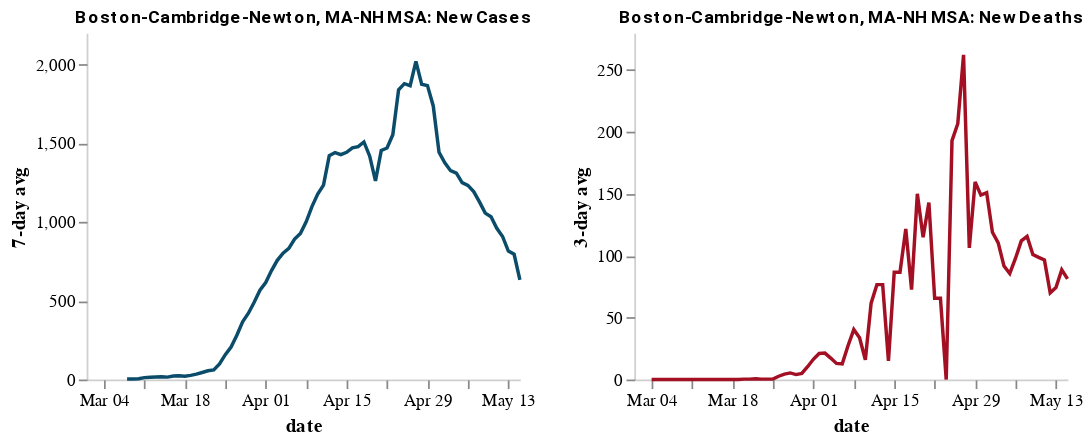

Notebook cell for this chart:
### Markdown cell above
## MSA indicators for cases and deaths
* Uses the `case_indicators_msa` function within `utils`
* 7-day rolling average shown for new cases
* 3-day rolling average shown for new deaths 

The function takes `METROPOLITAN_INFORMATION` and `START_DATE` as strings, and returns the charts and the dataframe used to create the chart. [Our crosswalk makes this information available.](https://github.com/CityOfLosAngeles/aqueduct/blob/master/dags/public-health/covid19/msa_county_pop_crosswalk.csv) 

`METROPOLITAN_INFORMATION` takes form of {CBSA NAME} or {CBSA CODE}:
* {CBSA NAME}: full metropolitan area name or any subset of it e.g. "Boston-Cambridge-Newton, MA-NH" or "Boston-Cambridge"
* {CBSA CODE}: e.g. "14460" for Boston-Cambridge-Newton, MA-NH or "31080" for Los Angeles-Long Beach-Anaheim, CA

### Code cell
boston_msa = utils.case_indicators_msa("Boston-Cambridge", "3/1/20")
boston_msa.head()

### Figure 1 — Vega-Lite specification as saved in the notebook (floating-point values rounded to 4 significant figures)
{"config": {"view": {"continuousWidth": 400, "continuousHeight": 300, "strokeOpacity": 0}, "axis": {"domainOpacity": 0.4, "gridOpacity": 0}, "title": {"anchor": "middle", "color": "black", "font": "Roboto", "fontSize": 10}}, "hconcat": [{"mark": "line", "encoding": {"color": {"value": "#0A4C6A"}, "x": {"type": "temporal", "field": "date", "timeUnit": "monthdate", "title": "date"}, "y": {"type": "quantitative", "field": "cases_avg7", "title": "7-day avg"}}, "height": 200, "title": "Boston-Cambridge-Newton, MA-NH MSA: New Cases", "width": 250}, {"mark": "line", "encoding": {"color": {"value": "#A30F23"}, "x": {"type": "temporal", "field": "date", "timeUnit": "monthdate", "title": "date"}, "y": {"type": "quantitative", "field": "deaths_avg3", "title": "3-day avg"}}, "height": 200, "title": "Boston-Cambridge-Newton, MA-NH MSA: New Deaths", "width": 250}], "data": {"name": "data-cce0b81cfb0a787c42774d0e60ef8e1e"}, "$schema": "https://vega.github.io/schema/vega-lite/v4.0.2.json", "datasets": {"data-cce0b81cfb0a787c42774d0e60ef8e1e": [{"msa": "Boston-Cambridge-Newton, MA-NH", "msa_pop": 4873000.0, "date": "2020-03-01T08:00:00+00:00", "cases": 1, "deaths": 0.0, "new_cases": null, "new_deaths": null, "cases_avg7": null, "deaths_avg3": null, "deaths_avg7": null}, {"msa": "Boston-Cambridge-Newton, MA-NH", "msa_pop": 4873000.0, "date": "2020-03-02T08:00:00+00:00", "cases": 1, "deaths": 0.0, "new_cases": 0.0, "new_deaths": 0.0, "cases_avg7": null, "deaths_avg3": null, "deaths_avg7": null}, {"msa": "Boston-Cambridge-Newton, MA-NH", "msa_pop": 4873000.0, "date": "2020-03-03T08:00:00+00:00", "cases": 2, "deaths": 0.0, "new_cases": 1.0, "new_deaths": 0.0, "cases_avg7": null, "deaths_avg3": null, "deaths_avg7": null}, {"msa": "Boston-Cambridge-Newton, MA-NH", "msa_pop": 4873000.0, "date": "2020-03-04T08:00:00+00:00", "cases": 2, "deaths": 0.0, "new_cases": 0.0, "new_deaths": 0.0, "cases_avg7": null, "deaths_avg3": 0.0, "deaths_avg7": null}, {"msa": "Boston-Cambridge-Newton, MA-NH", "msa_pop": 4873000.0, "date": "2020-03-05T08:00:00+00:00", "cases": 2, "deaths": 0.0, "new_cases": 0.0, "new_deaths": 0.0, "cases_avg7": null, "deaths_avg3": 0.0, "deaths_avg7": null}, {"msa": "Boston-Cambridge-Newton, MA-NH", "msa_pop": 4873000.0, "date": "2020-03-06T08:00:00+00:00", "cases": 6, "deaths": 0.0, "new_cases": 4.0, "new_deaths": 0.0, "cases_avg7": null, "deaths_avg3": 0.0, "deaths_avg7": null}, {"msa": "Boston-Cambridge-Newton, MA-NH", "msa_pop": 4873000.0, "date": "2020-03-07T08:00:00+00:00", "cases": 6, "deaths": 0.0, "new_cases": 0.0, "new_deaths": 0.0, "cases_avg7": null, "deaths_avg3": 0.0, "deaths_avg7": null}, {"msa": "Boston-Cambridge-Newton, MA-NH", "msa_pop": 4873000.0, "date": "2020-03-08T08:00:00+00:00", "cases": 22, "deaths": 0.0, "new_cases": 16.0, "new_deaths": 0.0, "cases_avg7": 3.0, "deaths_avg3": 0.0, "deaths_avg7": 0.0}, {"msa": "Boston-Cambridge-Newton, MA-NH", "msa_pop": 4873000.0, "date": "2020-03-09T07:00:00+00:00", "cases": 22, "deaths": 0.0, "new_cases": 0.0, "new_deaths": 0.0, "cases_avg7": 3.0, "deaths_avg3": 0.0, "deaths_avg7": 0.0}, {"msa": "Boston-Cambridge-Newton, MA-NH", "msa_pop": 4873000.0, "date": "2020-03-10T07:00:00+00:00", "cases": 36, "deaths": 0.0, "new_cases": 14.0, "new_deaths": 0.0, "cases_avg7": 4.857, "deaths_avg3": 0.0, "deaths_avg7": 0.0}, {"msa": "Boston-Cambridge-Newton, MA-NH", "msa_pop": 4873000.0, "date": "2020-03-11T07:00:00+00:00", "cases": 86, "deaths": 0.0, "new_cases": 50.0, "new_deaths": 0.0, "cases_avg7": 12.0, "deaths_avg3": 0.0, "deaths_avg7": 0.0}, {"msa": "Boston-Cambridge-Newton, MA-NH", "msa_pop": 4873000.0, "date": "2020-03-12T07:00:00+00:00", "cases": 100, "deaths": 0.0, "new_cases": 14.0, "new_deaths": 0.0, "cases_avg7": 14.0, "deaths_avg3": 0.0, "deaths_avg7": 0.0}, {"msa": "Boston-Cambridge-Newton, MA-NH", "msa_pop": 4873000.0, "date": "2020-03-13T07:00:00+00:00", "cases": 115, "deaths": 0.0, "new_cases": 15.0, "new_deaths": 0.0, "cases_avg7": 15.57, "deaths_avg3": 0.0, "deaths_avg7": 0.0}, {"msa": "Boston-Cambridge-Newton, MA-NH", "msa_pop": 4873000.0, "date": "2020-03-14T07:00:00+00:00", "cases": 129, "deaths": 0.0, "new_cases": 14.0, "new_deaths": 0.0, "cases_avg7": 17.57, "deaths_avg3": 0.0, "deaths_avg7": 0.0}, {"msa": "Boston-Cambridge-Newton, MA-NH", "msa_pop": 4873000.0, "date": "2020-03-15T07:00:00+00:00", "cases": 129, "deaths": 0.0, "new_cases": 0.0, "new_deaths": 0.0, "cases_avg7": 15.29, "deaths_avg3": 0.0, "deaths_avg7": 0.0}, {"msa": "Boston-Cambridge-Newton, MA-NH", "msa_pop": 4873000.0, "date": "2020-03-16T07:00:00+00:00", "cases": 176, "deaths": 0.0, "new_cases": 47.0, "new_deaths": 0.0, "cases_avg7": 22.0, "deaths_avg3": 0.0, "deaths_avg7": 0.0}, {"msa": "Boston-Cambridge-Newton, MA-NH", "msa_pop": 4873000.0, "date": "2020-03-17T07:00:00+00:00", "cases": 201, "deaths": 0.0, "new_cases": 25.0, "new_deaths": 0.0, "cases_avg7": 23.57, "deaths_avg3": 0.0, "deaths_avg7": 0.0}, {"msa": "Boston-Cambridge-Newton, MA-NH", "msa_pop": 4873000.0, "date": "2020-03-18T07:00:00+00:00", "cases": 232, "deaths": 0.0, "new_cases": 31.0, "new_deaths": 0.0, "cases_avg7": 20.86, "deaths_avg3": 0.0, "deaths_avg7": 0.0}, {"msa": "Boston-Cambridge-Newton, MA-NH", "msa_pop": 4873000.0, "date": "2020-03-19T07:00:00+00:00", "cases": 284, "deaths": 0.0, "new_cases": 52.0, "new_deaths": 0.0, "cases_avg7": 26.29, "deaths_avg3": 0.0, "deaths_avg7": 0.0}, {"msa": "Boston-Cambridge-Newton, MA-NH", "msa_pop": 4873000.0, "date": "2020-03-20T07:00:00+00:00", "cases": 353, "deaths": 1.0, "new_cases": 69.0, "new_deaths": 1.0, "cases_avg7": 34.0, "deaths_avg3": 0.3333, "deaths_avg7": 0.1429}, {"msa": "Boston-Cambridge-Newton, MA-NH", "msa_pop": 4873000.0, "date": "2020-03-21T07:00:00+00:00", "cases": 441, "deaths": 1.0, "new_cases": 88.0, "new_deaths": 0.0, "cases_avg7": 44.57, "deaths_avg3": 0.3333, "deaths_avg7": 0.1429}, {"msa": "Boston-Cambridge-Newton, MA-NH", "msa_pop": 4873000.0, "date": "2020-03-22T07:00:00+00:00", "cases": 516, "deaths": 2.0, "new_cases": 75.0, "new_deaths": 1.0, "cases_avg7": 55.29, "deaths_avg3": 0.6667, "deaths_avg7": 0.2857}, {"msa": "Boston-Cambridge-Newton, MA-NH", "msa_pop": 4873000.0, "date": "2020-03-23T07:00:00+00:00", "cases": 604, "deaths": 2.0, "new_cases": 88.0, "new_deaths": 0.0, "cases_avg7": 61.14, "deaths_avg3": 0.3333, "deaths_avg7": 0.2857}, {"msa": "Boston-Cambridge-Newton, MA-NH", "msa_pop": 4873000.0, "date": "2020-03-24T07:00:00+00:00", "cases": 891, "deaths": 2.0, "new_cases": 287.0, "new_deaths": 0.0, "cases_avg7": 98.57, "deaths_avg3": 0.3333, "deaths_avg7": 0.2857}, {"msa": "Boston-Cambridge-Newton, MA-NH", "msa_pop": 4873000.0, "date": "2020-03-25T07:00:00+00:00", "cases": 1335, "deaths": 3.0, "new_cases": 444.0, "new_deaths": 1.0, "cases_avg7": 157.6, "deaths_avg3": 0.3333, "deaths_avg7": 0.4286}, {"msa": "Boston-Cambridge-Newton, MA-NH", "msa_pop": 4873000.0, "date": "2020-03-26T07:00:00+00:00", "cases": 1726, "deaths": 10.0, "new_cases": 391.0, "new_deaths": 7.0, "cases_avg7": 206.0, "deaths_avg3": 2.667, "deaths_avg7": 1.429}, {"msa": "Boston-Cambridge-Newton, MA-NH", "msa_pop": 4873000.0, "date": "2020-03-27T07:00:00+00:00", "cases": 2320, "deaths": 15.0, "new_cases": 594.0, "new_deaths": 5.0, "cases_avg7": 281.0, "deaths_avg3": 4.333, "deaths_avg7": 2.0}, {"msa": "Boston-Cambridge-Newton, MA-NH", "msa_pop": 4873000.0, "date": "2020-03-28T07:00:00+00:00", "cases": 3005, "deaths": 19.0, "new_cases": 685.0, "new_deaths": 4.0, "cases_avg7": 366.3, "deaths_avg3": 5.333, "deaths_avg7": 2.571}, {"msa": "Boston-Cambridge-Newton, MA-NH", "msa_pop": 4873000.0, "date": "2020-03-29T07:00:00+00:00", "cases": 3462, "deaths": 22.0, "new_cases": 457.0, "new_deaths": 3.0, "cases_avg7": 420.9, "deaths_avg3": 4.0, "deaths_avg7": 2.857}, {"msa": "Boston-Cambridge-Newton, MA-NH", "msa_pop": 4873000.0, "date": "2020-03-30T07:00:00+00:00", "cases": 4034, "deaths": 30.0, "new_cases": 572.0, "new_deaths": 8.0, "cases_avg7": 490.0, "deaths_avg3": 5.0, "deaths_avg7": 4.0}, {"msa": "Boston-Cambridge-Newton, MA-NH", "msa_pop": 4873000.0, "date": "2020-03-31T07:00:00+00:00", "cases": 4859, "deaths": 50.0, "new_cases": 825.0, "new_deaths": 20.0, "cases_avg7": 566.9, "deaths_avg3": 10.33, "deaths_avg7": 6.857}, {"msa": "Boston-Cambridge-Newton, MA-NH", "msa_pop": 4873000.0, "date": "2020-04-01T07:00:00+00:00", "cases": 5646, "deaths": 71.0, "new_cases": 787.0, "new_deaths": 21.0, "cases_avg7": 615.9, "deaths_avg3": 16.33, "deaths_avg7": 9.714}, {"msa": "Boston-Cambridge-Newton, MA-NH", "msa_pop": 4873000.0, "date": "2020-04-02T07:00:00+00:00", "cases": 6569, "deaths": 93.0, "new_cases": 923.0, "new_deaths": 22.0, "cases_avg7": 691.9, "deaths_avg3": 21.0, "deaths_avg7": 11.86}, {"msa": "Boston-Cambridge-Newton, MA-NH", "msa_pop": 4873000.0, "date": "2020-04-03T07:00:00+00:00", "cases": 7618, "deaths": 114.0, "new_cases": 1049.0, "new_deaths": 21.0, "cases_avg7": 756.9, "deaths_avg3": 21.33, "deaths_avg7": 14.14}, {"msa": "Boston-Cambridge-Newton, MA-NH", "msa_pop": 4873000.0, "date": "2020-04-04T07:00:00+00:00", "cases": 8620, "deaths": 123.0, "new_cases": 1002.0, "new_deaths": 9.0, "cases_avg7": 802.1, "deaths_avg3": 17.33, "deaths_avg7": 14.86}, {"msa": "Boston-Cambridge-Newton, MA-NH", "msa_pop": 4873000.0, "date": "2020-04-05T07:00:00+00:00", "cases": 9286, "deaths": 132.0, "new_cases": 666.0, "new_deaths": 9.0, "cases_avg7": 832.0, "deaths_avg3": 13.0, "deaths_avg7": 15.71}, {"msa": "Boston-Cambridge-Newton, MA-NH", "msa_pop": 4873000.0, "date": "2020-04-06T07:00:00+00:00", "cases": 10273, "deaths": 152.0, "new_cases": 987.0, "new_deaths": 20.0, "cases_avg7": 891.3, "deaths_avg3": 12.67, "deaths_avg7": 17.43}, {"msa": "Boston-Cambridge-Newton, MA-NH", "msa_pop": 4873000.0, "date": "2020-04-07T07:00:00+00:00", "cases": 11351, "deaths": 205.0, "new_cases": 1078.0, "new_deaths": 53.0, "cases_avg7": 927.4, "deaths_avg3": 27.33, "deaths_avg7": 22.14}, {"msa": "Boston-Cambridge-Newton, MA-NH", "msa_pop": 4873000.0, "date": "2020-04-08T07:00:00+00:00", "cases": 12654, "deaths": 253.0, "new_cases": 1303.0, "new_deaths": 48.0, "cases_avg7": 1001.0, "deaths_avg3": 40.33, "deaths_avg7": 26.0}, {"msa": "Boston-Cambridge-Newton, MA-NH", "msa_pop": 4873000.0, "date": "2020-04-09T07:00:00+00:00", "cases": 14252, "deaths": 253.0, "new_cases": 1598.0, "new_deaths": 0.0, "cases_avg7": 1098.0, "deaths_avg3": 33.67, "deaths_avg7": 22.86}, {"msa": "Boston-Cambridge-Newton, MA-NH", "msa_pop": 4873000.0, "date": "2020-04-10T07:00:00+00:00", "cases": 15860, "deaths": 253.0, "new_cases": 1608.0, "new_deaths": 0.0, "cases_avg7": 1177.0, "deaths_avg3": 16.0, "deaths_avg7": 19.86}, {"msa": "Boston-Cambridge-Newton, MA-NH", "msa_pop": 4873000.0, "date": "2020-04-11T07:00:00+00:00", "cases": 17256, "deaths": 438.0, "new_cases": 1396.0, "new_deaths": 185.0, "cases_avg7": 1234.0, "deaths_avg3": 61.67, "deaths_avg7": 45.0}, {"msa": "Boston-Cambridge-Newton, MA-NH", "msa_pop": 4873000.0, "date": "2020-04-12T07:00:00+00:00", "cases": 19234, "deaths": 483.0, "new_cases": 1978.0, "new_deaths": 45.0, "cases_avg7": 1421.0, "deaths_avg3": 76.67, "deaths_avg7": 50.14}, {"msa": "Boston-Cambridge-Newton, MA-NH", "msa_pop": 4873000.0, "date": "2020-04-13T07:00:00+00:00", "cases": 20358, "deaths": 483.0, "new_cases": 1124.0, "new_deaths": 0.0, "cases_avg7": 1441.0, "deaths_avg3": 76.67, "deaths_avg7": 47.29}, {"msa": "Boston-Cambridge-Newton, MA-NH", "msa_pop": 4873000.0, "date": "2020-04-14T07:00:00+00:00", "cases": 21343, "deaths": 483.0, "new_cases": 985.0, "new_deaths": 0.0, "cases_avg7": 1427.0, "deaths_avg3": 15.0, "deaths_avg7": 39.71}, {"msa": "Boston-Cambridge-Newton, MA-NH", "msa_pop": 4873000.0, "date": "2020-04-15T07:00:00+00:00", "cases": 22752, "deaths": 743.0, "new_cases": 1409.0, "new_deaths": 260.0, "cases_avg7": 1443.0, "deaths_avg3": 86.67, "deaths_avg7": 70.0}, {"msa": "Boston-Cambridge-Newton, MA-NH", "msa_pop": 4873000.0, "date": "2020-04-16T07:00:00+00:00", "cases": 24547, "deaths": 743.0, "new_cases": 1795.0, "new_deaths": 0.0, "cases_avg7": 1471.0, "deaths_avg3": 86.67, "deaths_avg7": 70.0}, {"msa": "Boston-Cambridge-Newton, MA-NH", "msa_pop": 4873000.0, "date": "2020-04-17T07:00:00+00:00", "cases": 26209, "deaths": 848.0, "new_cases": 1662.0, "new_deaths": 105.0, "cases_avg7": 1478.0, "deaths_avg3": 121.7, "deaths_avg7": 85.0}, {"msa": "Boston-Cambridge-Newton, MA-NH", "msa_pop": 4873000.0, "date": "2020-04-18T07:00:00+00:00", "cases": 27812, "deaths": 961.0, "new_cases": 1603.0, "new_deaths": 113.0, "cases_avg7": 1508.0, "deaths_avg3": 72.67, "deaths_avg7": 74.71}, {"msa": "Boston-Cambridge-Newton, MA-NH", "msa_pop": 4873000.0, "date": "2020-04-19T07:00:00+00:00", "cases": 29158, "deaths": 1193.0, "new_cases": 1346.0, "new_deaths": 232.0, "cases_avg7": 1418.0, "deaths_avg3": 150.0, "deaths_avg7": 101.4}, {"msa": "Boston-Cambridge-Newton, MA-NH", "msa_pop": 4873000.0, "date": "2020-04-20T07:00:00+00:00", "cases": 29185, "deaths": 1193.0, "new_cases": 27.0, "new_deaths": 0.0, "cases_avg7": 1261.0, "deaths_avg3": 115.0, "deaths_avg7": 101.4}, {"msa": "Boston-Cambridge-Newton, MA-NH", "msa_pop": 4873000.0, "date": "2020-04-21T07:00:00+00:00", "cases": 31520, "deaths": 1390.0, "new_cases": 2335.0, "new_deaths": 197.0, "cases_avg7": 1454.0, "deaths_avg3": 143.0, "deaths_avg7": 129.6}, {"msa": "Boston-Cambridge-Newton, MA-NH", "msa_pop": 4873000.0, "date": "2020-04-22T07:00:00+00:00", "cases": 33039, "deaths": 1390.0, "new_cases": 1519.0, "new_deaths": 0.0, "cases_avg7": 1470.0, "deaths_avg3": 65.67, "deaths_avg7": 92.43}, {"msa": "Boston-Cambridge-Newton, MA-NH", "msa_pop": 4873000.0, "date": "2020-04-23T07:00:00+00:00", "cases": 35426, "deaths": 1390.0, "new_cases": 2387.0, "new_deaths": 0.0, "cases_avg7": 1554.0, "deaths_avg3": 65.67, "deaths_avg7": 92.43}, {"msa": "Boston-Cambridge-Newton, MA-NH", "msa_pop": 4873000.0, "date": "2020-04-24T07:00:00+00:00", "cases": 39079, "deaths": 1390.0, "new_cases": 3653.0, "new_deaths": 0.0, "cases_avg7": 1839.0, "deaths_avg3": 0.0, "deaths_avg7": 77.43}, {"msa": "Boston-Cambridge-Newton, MA-NH", "msa_pop": 4873000.0, "date": "2020-04-25T07:00:00+00:00", "cases": 40957, "deaths": 1969.0, "new_cases": 1878.0, "new_deaths": 579.0, "cases_avg7": 1878.0, "deaths_avg3": 193.0, "deaths_avg7": 144.0}, {"msa": "Boston-Cambridge-Newton, MA-NH", "msa_pop": 4873000.0, "date": "2020-04-26T07:00:00+00:00", "cases": 42214, "deaths": 2010.0, "new_cases": 1257.0, "new_deaths": 41.0, "cases_avg7": 1865.0, "deaths_avg3": 206.7, "deaths_avg7": 116.7}, {"msa": "Boston-Cambridge-Newton, MA-NH", "msa_pop": 4873000.0, "date": "2020-04-27T07:00:00+00:00", "cases": 43324, "deaths": 2177.0, "new_cases": 1110.0, "new_deaths": 167.0, "cases_avg7": 2020.0, "deaths_avg3": 262.3, "deaths_avg7": 140.6}, {"msa": "Boston-Cambridge-Newton, MA-NH", "msa_pop": 4873000.0, "date": "2020-04-28T07:00:00+00:00", "cases": 44637, "deaths": 2288.0, "new_cases": 1313.0, "new_deaths": 111.0, "cases_avg7": 1874.0, "deaths_avg3": 106.3, "deaths_avg7": 128.3}, {"msa": "Boston-Cambridge-Newton, MA-NH", "msa_pop": 4873000.0, "date": "2020-04-29T07:00:00+00:00", "cases": 46098, "deaths": 2489.0, "new_cases": 1461.0, "new_deaths": 201.0, "cases_avg7": 1866.0, "deaths_avg3": 159.7, "deaths_avg7": 157.0}, {"msa": "Boston-Cambridge-Newton, MA-NH", "msa_pop": 4873000.0, "date": "2020-04-30T07:00:00+00:00", "cases": 47583, "deaths": 2624.0, "new_cases": 1485.0, "new_deaths": 135.0, "cases_avg7": 1737.0, "deaths_avg3": 149.0, "deaths_avg7": 176.3}, {"msa": "Boston-Cambridge-Newton, MA-NH", "msa_pop": 4873000.0, "date": "2020-05-01T07:00:00+00:00", "cases": 49178, "deaths": 2741.0, "new_cases": 1595.0, "new_deaths": 117.0, "cases_avg7": 1443.0, "deaths_avg3": 151.0, "deaths_avg7": 193.0}, {"msa": "Boston-Cambridge-Newton, MA-NH", "msa_pop": 4873000.0, "date": "2020-05-02T07:00:00+00:00", "cases": 50589, "deaths": 2846.0, "new_cases": 1411.0, "new_deaths": 105.0, "cases_avg7": 1376.0, "deaths_avg3": 119.0, "deaths_avg7": 125.3}, {"msa": "Boston-Cambridge-Newton, MA-NH", "msa_pop": 4873000.0, "date": "2020-05-03T07:00:00+00:00", "cases": 51493, "deaths": 2955.0, "new_cases": 904.0, "new_deaths": 109.0, "cases_avg7": 1326.0, "deaths_avg3": 110.3, "deaths_avg7": 135.0}, {"msa": "Boston-Cambridge-Newton, MA-NH", "msa_pop": 4873000.0, "date": "2020-05-04T07:00:00+00:00", "cases": 52491, "deaths": 3016.0, "new_cases": 998.0, "new_deaths": 61.0, "cases_avg7": 1310.0, "deaths_avg3": 91.67, "deaths_avg7": 119.9}, {"msa": "Boston-Cambridge-Newton, MA-NH", "msa_pop": 4873000.0, "date": "2020-05-05T07:00:00+00:00", "cases": 53385, "deaths": 3103.0, "new_cases": 894.0, "new_deaths": 87.0, "cases_avg7": 1250.0, "deaths_avg3": 85.67, "deaths_avg7": 116.4}, {"msa": "Boston-Cambridge-Newton, MA-NH", "msa_pop": 4873000.0, "date": "2020-05-06T07:00:00+00:00", "cases": 54727, "deaths": 3249.0, "new_cases": 1342.0, "new_deaths": 146.0, "cases_avg7": 1233.0, "deaths_avg3": 98.0, "deaths_avg7": 108.6}, {"msa": "Boston-Cambridge-Newton, MA-NH", "msa_pop": 4873000.0, "date": "2020-05-07T07:00:00+00:00", "cases": 55933, "deaths": 3352.0, "new_cases": 1206.0, "new_deaths": 103.0, "cases_avg7": 1193.0, "deaths_avg3": 112.0, "deaths_avg7": 104.0}, {"msa": "Boston-Cambridge-Newton, MA-NH", "msa_pop": 4873000.0, "date": "2020-05-08T07:00:00+00:00", "cases": 57072, "deaths": 3450.0, "new_cases": 1139.0, "new_deaths": 98.0, "cases_avg7": 1128.0, "deaths_avg3": 115.7, "deaths_avg7": 101.3}, {"msa": "Boston-Cambridge-Newton, MA-NH", "msa_pop": 4873000.0, "date": "2020-05-09T07:00:00+00:00", "cases": 57982, "deaths": 3552.0, "new_cases": 910.0, "new_deaths": 102.0, "cases_avg7": 1056.0, "deaths_avg3": 101.0, "deaths_avg7": 100.9}, {"msa": "Boston-Cambridge-Newton, MA-NH", "msa_pop": 4873000.0, "date": "2020-05-10T07:00:00+00:00", "cases": 58725, "deaths": 3648.0, "new_cases": 743.0, "new_deaths": 96.0, "cases_avg7": 1033.0, "deaths_avg3": 98.67, "deaths_avg7": 99.0}, {"msa": "Boston-Cambridge-Newton, MA-NH", "msa_pop": 4873000.0, "date": "2020-05-11T07:00:00+00:00", "cases": 59213, "deaths": 3740.0, "new_cases": 488.0, "new_deaths": 92.0, "cases_avg7": 960.3, "deaths_avg3": 96.67, "deaths_avg7": 103.4}, {"msa": "Boston-Cambridge-Newton, MA-NH", "msa_pop": 4873000.0, "date": "2020-05-12T07:00:00+00:00", "cases": 59741, "deaths": 3762.0, "new_cases": 528.0, "new_deaths": 22.0, "cases_avg7": 908.0, "deaths_avg3": 70.0, "deaths_avg7": 94.14}, {"msa": "Boston-Cambridge-Newton, MA-NH", "msa_pop": 4873000.0, "date": "2020-05-13T07:00:00+00:00", "cases": 60434, "deaths": 3871.0, "new_cases": 693.0, "new_deaths": 109.0, "cases_avg7": 815.3, "deaths_avg3": 74.33, "deaths_avg7": 88.86}, {"msa": "Boston-Cambridge-Newton, MA-NH", "msa_pop": 4873000.0, "date": "2020-05-14T07:00:00+00:00", "cases": 61499, "deaths": 4006.0, "new_cases": 1065.0, "new_deaths": 135.0, "cases_avg7": 795.1, "deaths_avg3": 88.67, "deaths_avg7": 93.43}, {"msa": "Boston-Cambridge-Newton, MA-NH", "msa_pop": 4873000.0, "date": "2020-05-15T07:00:00+00:00", "cases": 61499, "deaths": 4006.0, "new_cases": 0.0, "new_deaths": 0.0, "cases_avg7": 632.4, "deaths_avg3": 81.33, "deaths_avg7": 79.43}]}}
